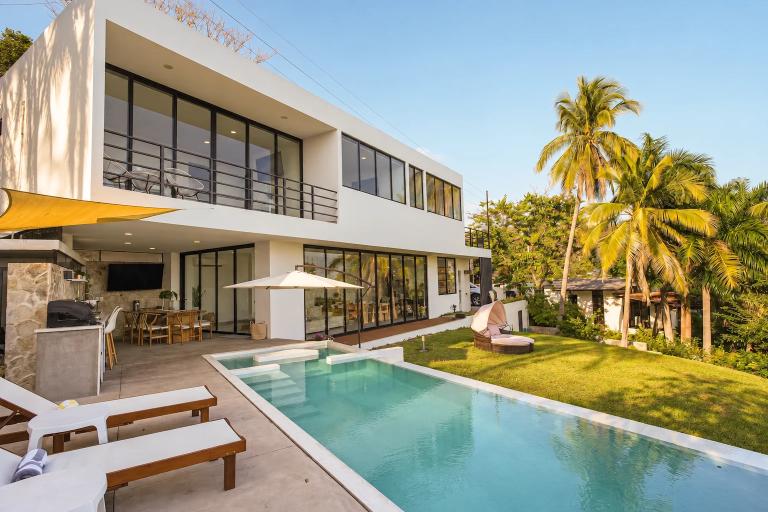
#> input picture assets/editorial/villa-light-1536.webp, 1536 x 1024 px (shown at 1/2 size)
$ python prepare_cover_formats.py
#> lines starting #> are read from the running program, lines starting #| are printed output that depends on the picture
"""Mechanical AVIF encoding of existing selected cover photos; no visual retouch."""
from pathlib import Path
from PIL import Image
ROOT=Path(__file__).resolve().parents[1]
for name,source in [('villa-light','assets/editorial/villa-light-1536.webp'),('villa-night','assets/enhanced/guide-transfer-1536.webp')]:
    image=Image.open(ROOT/source).convert('RGB')
#> image is the input picture: PIL image 1536x1024 RGB; mean R, G, B 153.7, 154.4, 135.7
    for width in [640,960,1536]:
        resized=image.resize((width,round(image.height*width/image.width)),Image.Resampling.LANCZOS)
        resized.save(ROOT/f'assets/editorial/{name}-{width}.avif',quality=60,speed=6)
#> this loop made 3 passes
#> pass 1, `resized=image.resize((width,round(image.height*width/image.width)),Ima..`:
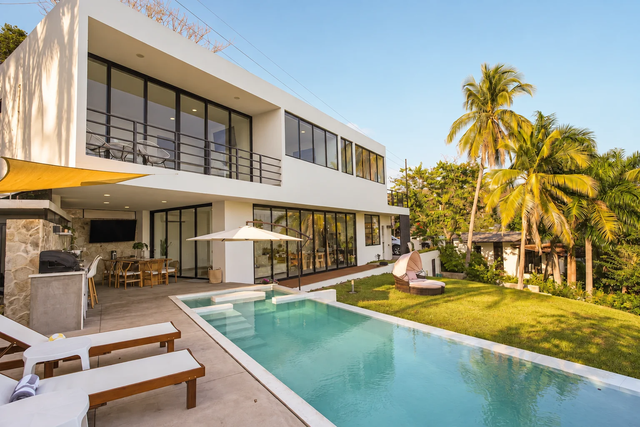
#> resized: PIL image 640x427 RGB; mean R, G, B 153.6, 154.4, 135.7
#> pass 2 of the loop `for name,source in [('villa-light','assets/editorial/villa-light-1536...`:
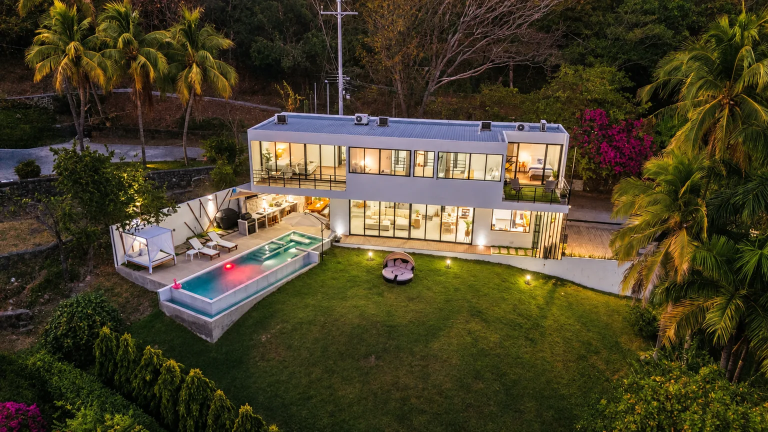
#> input picture assets/enhanced/guide-transfer-1536.webp, 1536 x 864 px (shown at 1/2 size)
#> image is the input picture: PIL image 1536x864 RGB; mean R, G, B 73.8, 66.2, 41.5
#> the loop `for width in [640,960,1536]:` made 3 passes
#> pass 1, `resized=image.resize((width,round(image.height*width/image.width)),Ima..`:
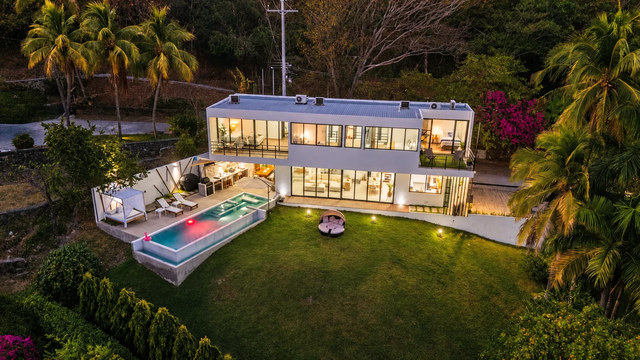
#> resized: PIL image 640x360 RGB; mean R, G, B 73.8, 66.2, 41.5
print('Six AVIF cover variants written; original WebP files remain the fallback.')
